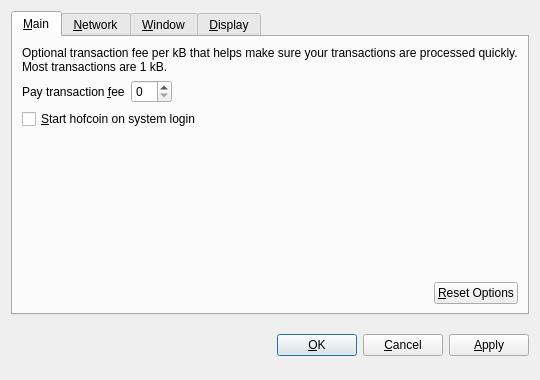
<?xml version="1.0" encoding="UTF-8"?>
<ui version="4.0">
 <class>OptionsDialog</class>
 <widget class="QDialog" name="OptionsDialog">
  <property name="geometry">
   <rect>
    <x>0</x>
    <y>0</y>
    <width>540</width>
    <height>380</height>
   </rect>
  </property>
  <property name="windowTitle">
   <string>Options</string>
  </property>
  <property name="modal">
   <bool>true</bool>
  </property>
  <layout class="QVBoxLayout" name="verticalLayout">
   <item>
    <widget class="QTabWidget" name="tabWidget">
     <property name="tabPosition">
      <enum>QTabWidget::North</enum>
     </property>
     <property name="currentIndex">
      <number>0</number>
     </property>
     <widget class="QWidget" name="tabMain">
      <attribute name="title">
       <string>&amp;Main</string>
      </attribute>
      <layout class="QVBoxLayout" name="verticalLayout_Main">
       <item>
        <widget class="QLabel" name="transactionFeeInfoLabel">
         <property name="text">
          <string>Optional transaction fee per kB that helps make sure your transactions are processed quickly. Most transactions are 1 kB.</string>
         </property>
         <property name="textFormat">
          <enum>Qt::PlainText</enum>
         </property>
         <property name="wordWrap">
          <bool>true</bool>
         </property>
        </widget>
       </item>
       <item>
        <layout class="QHBoxLayout" name="horizontalLayout_1_Main">
         <item>
          <widget class="QLabel" name="transactionFeeLabel">
           <property name="text">
            <string>Pay transaction &amp;fee</string>
           </property>
           <property name="textFormat">
            <enum>Qt::PlainText</enum>
           </property>
           <property name="buddy">
            <cstring>transactionFee</cstring>
           </property>
          </widget>
         </item>
         <item>
          <widget class="BitcoinAmountField" name="transactionFee"/>
         </item>
         <item>
          <spacer name="horizontalSpacer_1_Main">
           <property name="orientation">
            <enum>Qt::Horizontal</enum>
           </property>
           <property name="sizeHint" stdset="0">
            <size>
             <width>40</width>
             <height>20</height>
            </size>
           </property>
          </spacer>
         </item>
        </layout>
       </item>
       <item>
        <widget class="QCheckBox" name="bitcoinAtStartup">
         <property name="toolTip">
          <string>Automatically start hofcoin after logging in to the system.</string>
         </property>
         <property name="text">
          <string>&amp;Start hofcoin on system login</string>
         </property>
        </widget>
       </item>
       <item>
        <spacer name="verticalSpacer_Main">
         <property name="orientation">
          <enum>Qt::Vertical</enum>
         </property>
         <property name="sizeHint" stdset="0">
          <size>
           <width>20</width>
           <height>40</height>
          </size>
         </property>
        </spacer>
       </item>
       <item>
        <layout class="QHBoxLayout" name="horizontalLayout_2_Main">
         <item>
          <spacer name="horizontalSpacer_2_Main">
           <property name="orientation">
            <enum>Qt::Horizontal</enum>
           </property>
           <property name="sizeHint" stdset="0">
            <size>
             <width>40</width>
             <height>20</height>
            </size>
           </property>
          </spacer>
         </item>
         <item>
          <widget class="QPushButton" name="resetButton">
           <property name="toolTip">
            <string>Reset all client options to default.</string>
           </property>
           <property name="text">
            <string>&amp;Reset Options</string>
           </property>
           <property name="autoDefault">
            <bool>false</bool>
           </property>
          </widget>
         </item>
        </layout>
       </item>
      </layout>
     </widget>
     <widget class="QWidget" name="tabNetwork">
      <attribute name="title">
       <string>&amp;Network</string>
      </attribute>
      <layout class="QVBoxLayout" name="verticalLayout_Network">
       <item>
        <widget class="QCheckBox" name="mapPortUpnp">
         <property name="toolTip">
          <string>Automatically open the hofcoin client port on the router. This only works when your router supports UPnP and it is enabled.</string>
         </property>
         <property name="text">
          <string>Map port using &amp;UPnP</string>
         </property>
        </widget>
       </item>
       <item>
        <widget class="QCheckBox" name="connectSocks">
         <property name="toolTip">
          <string>Connect to the hofcoin network through a SOCKS proxy (e.g. when connecting through Tor).</string>
         </property>
         <property name="text">
          <string>&amp;Connect through SOCKS proxy:</string>
         </property>
        </widget>
       </item>
       <item>
        <layout class="QHBoxLayout" name="horizontalLayout_Network">
         <item>
          <widget class="QLabel" name="proxyIpLabel">
           <property name="text">
            <string>Proxy &amp;IP:</string>
           </property>
           <property name="textFormat">
            <enum>Qt::PlainText</enum>
           </property>
           <property name="buddy">
            <cstring>proxyIp</cstring>
           </property>
          </widget>
         </item>
         <item>
          <widget class="QValidatedLineEdit" name="proxyIp">
           <property name="maximumSize">
            <size>
             <width>140</width>
             <height>16777215</height>
            </size>
           </property>
           <property name="toolTip">
            <string>IP address of the proxy (e.g. 127.0.0.1)</string>
           </property>
          </widget>
         </item>
         <item>
          <widget class="QLabel" name="proxyPortLabel">
           <property name="text">
            <string>&amp;Port:</string>
           </property>
           <property name="textFormat">
            <enum>Qt::PlainText</enum>
           </property>
           <property name="buddy">
            <cstring>proxyPort</cstring>
           </property>
          </widget>
         </item>
         <item>
          <widget class="QLineEdit" name="proxyPort">
           <property name="maximumSize">
            <size>
             <width>55</width>
             <height>16777215</height>
            </size>
           </property>
           <property name="toolTip">
            <string>Port of the proxy (e.g. 9050)</string>
           </property>
          </widget>
         </item>
         <item>
          <widget class="QLabel" name="socksVersionLabel">
           <property name="text">
            <string>SOCKS &amp;Version:</string>
           </property>
           <property name="textFormat">
            <enum>Qt::PlainText</enum>
           </property>
           <property name="buddy">
            <cstring>socksVersion</cstring>
           </property>
          </widget>
         </item>
         <item>
          <widget class="QValueComboBox" name="socksVersion">
           <property name="toolTip">
            <string>SOCKS version of the proxy (e.g. 5)</string>
           </property>
          </widget>
         </item>
         <item>
          <spacer name="horizontalSpacer_Network">
           <property name="orientation">
            <enum>Qt::Horizontal</enum>
           </property>
           <property name="sizeHint" stdset="0">
            <size>
             <width>40</width>
             <height>20</height>
            </size>
           </property>
          </spacer>
         </item>
        </layout>
       </item>
       <item>
        <spacer name="verticalSpacer_Network">
         <property name="orientation">
          <enum>Qt::Vertical</enum>
         </property>
         <property name="sizeHint" stdset="0">
          <size>
           <width>20</width>
           <height>40</height>
          </size>
         </property>
        </spacer>
       </item>
      </layout>
     </widget>
     <widget class="QWidget" name="tabWindow">
      <attribute name="title">
       <string>&amp;Window</string>
      </attribute>
      <layout class="QVBoxLayout" name="verticalLayout_Window">
       <item>
        <widget class="QCheckBox" name="minimizeToTray">
         <property name="toolTip">
          <string>Show only a tray icon after minimizing the window.</string>
         </property>
         <property name="text">
          <string>&amp;Minimize to the tray instead of the taskbar</string>
         </property>
        </widget>
       </item>
       <item>
        <widget class="QCheckBox" name="minimizeOnClose">
         <property name="toolTip">
          <string>Minimize instead of exit the application when the window is closed. When this option is enabled, the application will be closed only after selecting Quit in the menu.</string>
         </property>
         <property name="text">
          <string>M&amp;inimize on close</string>
         </property>
        </widget>
       </item>
       <item>
        <spacer name="verticalSpacer_Window">
         <property name="orientation">
          <enum>Qt::Vertical</enum>
         </property>
         <property name="sizeHint" stdset="0">
          <size>
           <width>20</width>
           <height>40</height>
          </size>
         </property>
        </spacer>
       </item>
      </layout>
     </widget>
     <widget class="QWidget" name="tabDisplay">
      <attribute name="title">
       <string>&amp;Display</string>
      </attribute>
      <layout class="QVBoxLayout" name="verticalLayout_Display">
       <item>
        <layout class="QHBoxLayout" name="horizontalLayout_1_Display">
         <item>
          <widget class="QLabel" name="langLabel">
           <property name="text">
            <string>User Interface &amp;language:</string>
           </property>
           <property name="textFormat">
            <enum>Qt::PlainText</enum>
           </property>
           <property name="buddy">
            <cstring>lang</cstring>
           </property>
          </widget>
         </item>
         <item>
          <widget class="QValueComboBox" name="lang">
           <property name="toolTip">
            <string>The user interface language can be set here. This setting will take effect after restarting hofcoin.</string>
           </property>
          </widget>
         </item>
        </layout>
       </item>
       <item>
        <layout class="QHBoxLayout" name="horizontalLayout_2_Display">
         <item>
          <widget class="QLabel" name="unitLabel">
           <property name="text">
            <string>&amp;Unit to show amounts in:</string>
           </property>
           <property name="textFormat">
            <enum>Qt::PlainText</enum>
           </property>
           <property name="buddy">
            <cstring>unit</cstring>
           </property>
          </widget>
         </item>
         <item>
          <widget class="QValueComboBox" name="unit">
           <property name="toolTip">
            <string>Choose the default subdivision unit to show in the interface and when sending coins.</string>
           </property>
          </widget>
         </item>
        </layout>
       </item>
       <item>
        <widget class="QCheckBox" name="displayAddresses">
         <property name="toolTip">
          <string>Whether to show hofcoin addresses in the transaction list or not.</string>
         </property>
         <property name="text">
          <string>&amp;Display addresses in transaction list</string>
         </property>
        </widget>
       </item>
       <item>
        <spacer name="verticalSpacer_Display">
         <property name="orientation">
          <enum>Qt::Vertical</enum>
         </property>
         <property name="sizeHint" stdset="0">
          <size>
           <width>20</width>
           <height>40</height>
          </size>
         </property>
        </spacer>
       </item>
      </layout>
     </widget>
    </widget>
   </item>
   <item>
    <layout class="QHBoxLayout" name="horizontalLayout_Buttons">
     <item>
      <spacer name="horizontalSpacer_1">
       <property name="orientation">
        <enum>Qt::Horizontal</enum>
       </property>
       <property name="sizeHint" stdset="0">
        <size>
         <width>40</width>
         <height>48</height>
        </size>
       </property>
      </spacer>
     </item>
     <item>
      <widget class="QLabel" name="statusLabel">
       <property name="font">
        <font>
         <weight>75</weight>
         <bold>true</bold>
        </font>
       </property>
       <property name="text">
        <string/>
       </property>
       <property name="textFormat">
        <enum>Qt::PlainText</enum>
       </property>
       <property name="wordWrap">
        <bool>true</bool>
       </property>
      </widget>
     </item>
     <item>
      <spacer name="horizontalSpacer_2">
       <property name="orientation">
        <enum>Qt::Horizontal</enum>
       </property>
       <property name="sizeHint" stdset="0">
        <size>
         <width>40</width>
         <height>48</height>
        </size>
       </property>
      </spacer>
     </item>
     <item>
      <widget class="QPushButton" name="okButton">
       <property name="text">
        <string>&amp;OK</string>
       </property>
      </widget>
     </item>
     <item>
      <widget class="QPushButton" name="cancelButton">
       <property name="text">
        <string>&amp;Cancel</string>
       </property>
       <property name="autoDefault">
        <bool>false</bool>
       </property>
      </widget>
     </item>
     <item>
      <widget class="QPushButton" name="applyButton">
       <property name="text">
        <string>&amp;Apply</string>
       </property>
       <property name="autoDefault">
        <bool>false</bool>
       </property>
      </widget>
     </item>
    </layout>
   </item>
  </layout>
 </widget>
 <customwidgets>
  <customwidget>
   <class>BitcoinAmountField</class>
   <extends>QSpinBox</extends>
   <header>bitcoinamountfield.h</header>
  </customwidget>
  <customwidget>
   <class>QValueComboBox</class>
   <extends>QComboBox</extends>
   <header>qvaluecombobox.h</header>
  </customwidget>
  <customwidget>
   <class>QValidatedLineEdit</class>
   <extends>QLineEdit</extends>
   <header>qvalidatedlineedit.h</header>
  </customwidget>
 </customwidgets>
 <resources/>
 <connections/>
</ui>
